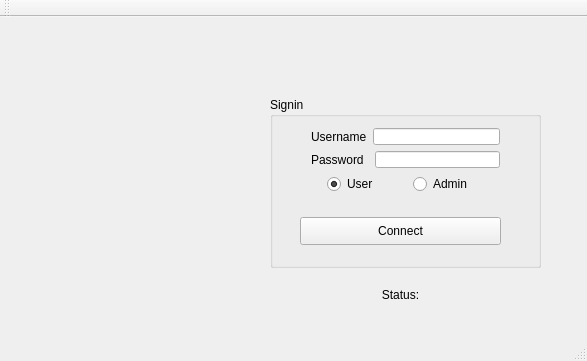
<?xml version="1.0" encoding="UTF-8"?>
<ui version="4.0">
 <class>MainWindow</class>
 <widget class="QMainWindow" name="MainWindow">
  <property name="geometry">
   <rect>
    <x>0</x>
    <y>0</y>
    <width>587</width>
    <height>361</height>
   </rect>
  </property>
  <property name="windowTitle">
   <string>MainWindow</string>
  </property>
  <widget class="QWidget" name="centralWidget">
   <widget class="QGroupBox" name="groupBox">
    <property name="geometry">
     <rect>
      <x>270</x>
      <y>80</y>
      <width>271</width>
      <height>171</height>
     </rect>
    </property>
    <property name="title">
     <string>Signin</string>
    </property>
    <widget class="QPushButton" name="pushButton">
     <property name="geometry">
      <rect>
       <x>30</x>
       <y>120</y>
       <width>201</width>
       <height>28</height>
      </rect>
     </property>
     <property name="text">
      <string>Connect</string>
     </property>
     <property name="icon">
      <iconset resource="Icons.qrc">
       <normaloff>:/new/Icons/Icons/power.svg</normaloff>:/new/Icons/Icons/power.svg</iconset>
     </property>
    </widget>
    <widget class="QWidget" name="layoutWidget">
     <property name="geometry">
      <rect>
       <x>30</x>
       <y>20</y>
       <width>211</width>
       <height>88</height>
      </rect>
     </property>
     <layout class="QVBoxLayout" name="verticalLayout_2">
      <item>
       <layout class="QVBoxLayout" name="verticalLayout">
        <item>
         <layout class="QHBoxLayout" name="horizontalLayout">
          <item>
           <widget class="QLabel" name="label">
            <property name="text">
             <string>Username</string>
            </property>
           </widget>
          </item>
          <item>
           <widget class="QLineEdit" name="User"/>
          </item>
         </layout>
        </item>
        <item>
         <layout class="QHBoxLayout" name="horizontalLayout_2">
          <item>
           <widget class="QLabel" name="label_2">
            <property name="minimumSize">
             <size>
              <width>58</width>
              <height>0</height>
             </size>
            </property>
            <property name="text">
             <string>Password</string>
            </property>
           </widget>
          </item>
          <item>
           <widget class="QLineEdit" name="Password">
            <property name="echoMode">
             <enum>QLineEdit::Password</enum>
            </property>
           </widget>
          </item>
         </layout>
        </item>
       </layout>
      </item>
      <item>
       <layout class="QHBoxLayout" name="horizontalLayout_3">
        <property name="spacing">
         <number>0</number>
        </property>
        <item>
         <widget class="QRadioButton" name="User_2">
          <property name="maximumSize">
           <size>
            <width>70</width>
            <height>16777215</height>
           </size>
          </property>
          <property name="sizeIncrement">
           <size>
            <width>0</width>
            <height>0</height>
           </size>
          </property>
          <property name="text">
           <string>User</string>
          </property>
          <property name="checked">
           <bool>true</bool>
          </property>
         </widget>
        </item>
        <item>
         <widget class="QRadioButton" name="Admin">
          <property name="maximumSize">
           <size>
            <width>70</width>
            <height>16777215</height>
           </size>
          </property>
          <property name="text">
           <string>Admin</string>
          </property>
          <property name="checked">
           <bool>false</bool>
          </property>
         </widget>
        </item>
       </layout>
      </item>
     </layout>
    </widget>
   </widget>
   <widget class="QLabel" name="pix">
    <property name="geometry">
     <rect>
      <x>10</x>
      <y>50</y>
      <width>251</width>
      <height>221</height>
     </rect>
    </property>
    <property name="text">
     <string/>
    </property>
   </widget>
   <widget class="QLabel" name="label_3">
    <property name="geometry">
     <rect>
      <x>360</x>
      <y>270</y>
      <width>81</width>
      <height>16</height>
     </rect>
    </property>
    <property name="text">
     <string>Status:</string>
    </property>
    <property name="alignment">
     <set>Qt::AlignCenter</set>
    </property>
   </widget>
  </widget>
  <widget class="QToolBar" name="mainToolBar">
   <attribute name="toolBarArea">
    <enum>TopToolBarArea</enum>
   </attribute>
   <attribute name="toolBarBreak">
    <bool>false</bool>
   </attribute>
  </widget>
  <widget class="QStatusBar" name="statusBar"/>
 </widget>
 <layoutdefault spacing="6" margin="11"/>
 <resources>
  <include location="Icons.qrc"/>
 </resources>
 <connections/>
</ui>
